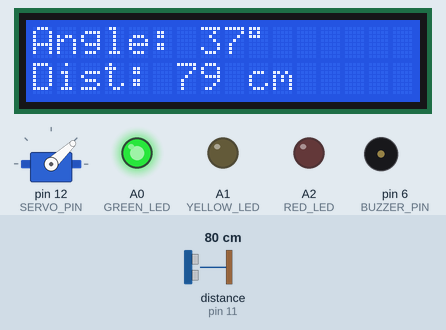
This sketch was run on a simulated Arduino Uno, built with avr-gcc and run on an emulated ATmega328P. On the bench: servo, 16×2 character LCD, output pins drawn as LEDs (lit = HIGH), buzzer (waves = sounding, pin HIGH). Wiring (inferred from the names in the program): ultrasonic range finder: trigger pin 10; echo pin 11. The inputs (shaded band) are chosen by the test bench; at power-on: distance to the obstacle (sensor on pin 11) 80 cm. The echo pulse lasts 58.3 µs per cm; pins used as bus, display or sensor lines are not drawn; what the sketch prints to the serial monitor is not drawn.

Above: at 2.2 s.
2.3 s: distance to the obstacle (sensor on pin 11) set to 250 cm
At 3.0 s:
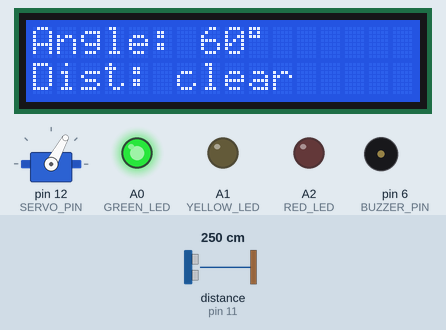
3.9 s: distance to the obstacle (sensor on pin 11) set to 2 cm
At 4.98 s:
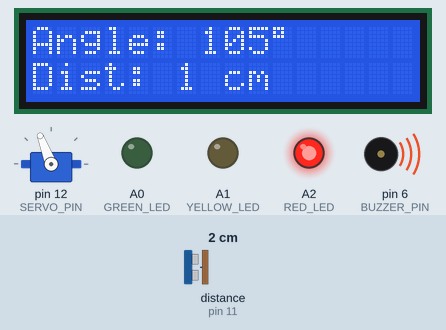
6.6 s: distance to the obstacle (sensor on pin 11) set to 18 cm
At 7.21 s:
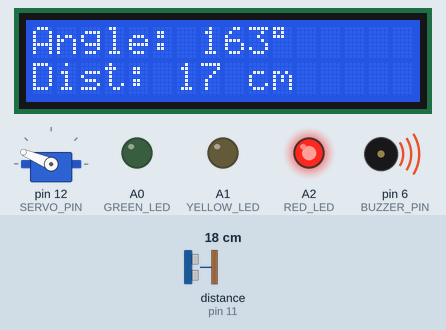
9.6 s: distance to the obstacle (sensor on pin 11) set to 60 cm
At 10.1 s:
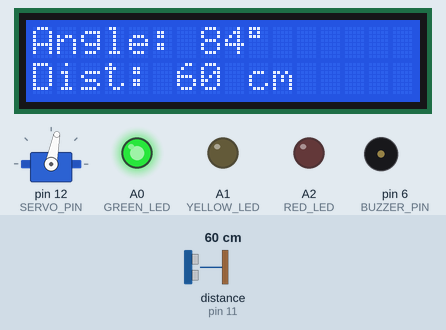
12.0 s: distance to the obstacle (sensor on pin 11) set to 4 cm
At 13.52 s:
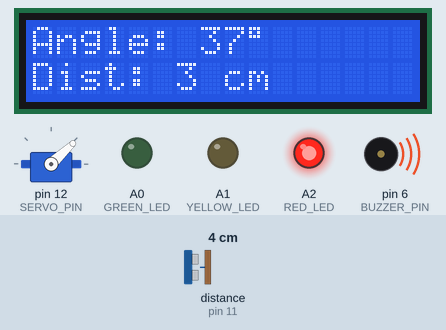
14.5 s: distance to the obstacle (sensor on pin 11) set to 120 cm
At 14.78 s:
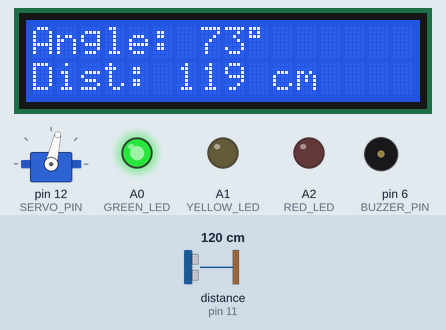
Timing chart, 0 to 26.4 s (numbered marks = the images above; inputs shaded):
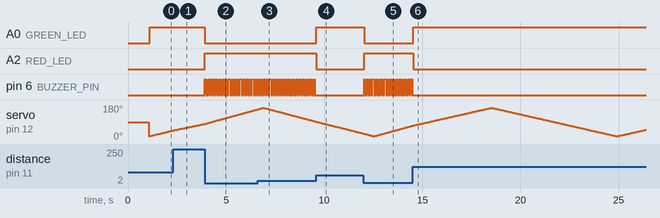

The sketch:

radar.ino
```cpp
/*
  Ultrasonic Radar - Arduino Uno R3
  Version 1 (written with help, then learned line by line)

  Parts: HC-SR04, SG90 servo, LCD1602 (+10k pot), active buzzer,
         red/yellow/green LEDs (+220 ohm resistors)

  - Servo sweeps the sensor from 15 to 165 degrees and back
  - LCD shows the current angle and distance
  - LEDs: green = clear, yellow = object 20-50 cm, red = object under 20 cm
  - Buzzer: slow beeps for yellow, fast beeps for red
  - Sends "angle,distance." over serial for a radar screen on the laptop
*/

#include <Servo.h>
#include <LiquidCrystal.h>

// ---------- Pins ----------
const int TRIG_PIN   = 10;
const int ECHO_PIN   = 11;
const int SERVO_PIN  = 12;
const int BUZZER_PIN = 6;
const int GREEN_LED  = A0;   // analogue pins work as normal digital pins too
const int YELLOW_LED = A1;
const int RED_LED    = A2;

// LCD pins: RS, E, D4, D5, D6, D7
LiquidCrystal lcd(7, 8, 5, 4, 3, 2);
Servo radarServo;

// ---------- Settings ----------
const int MIN_ANGLE  = 15;    // keep away from the servo's end stops
const int MAX_ANGLE  = 165;
const int STEP_DELAY = 30;    // ms to wait at each degree (servo settles)

const int CLOSE_CM  = 20;     // red zone
const int MEDIUM_CM = 50;     // yellow zone
const unsigned long ECHO_TIMEOUT_US = 12000;  // about 2 m max range

void setup() {
  pinMode(TRIG_PIN, OUTPUT);
  pinMode(ECHO_PIN, INPUT);
  pinMode(BUZZER_PIN, OUTPUT);
  pinMode(GREEN_LED, OUTPUT);
  pinMode(YELLOW_LED, OUTPUT);
  pinMode(RED_LED, OUTPUT);

  radarServo.attach(SERVO_PIN);
  Serial.begin(9600);

  lcd.begin(16, 2);
  lcd.print("Radar starting");
  delay(1000);
  lcd.clear();
}

void loop() {
  // Sweep left to right, then right to left
  for (int angle = MIN_ANGLE; angle <= MAX_ANGLE; angle++) {
    scanAt(angle);
  }
  for (int angle = MAX_ANGLE; angle >= MIN_ANGLE; angle--) {
    scanAt(angle);
  }
}

// Move to an angle, measure, and update every output
void scanAt(int angle) {
  radarServo.write(angle);
  delay(STEP_DELAY);

  int distance = readDistance();   // 0 means nothing detected

  updateWarnings(distance);
  updateLCD(angle, distance);

  // Format for the radar screen: angle,distance.
  Serial.print(angle);
  Serial.print(",");
  Serial.print(distance);
  Serial.print(".");
}

// Returns distance in cm, or 0 if no echo came back in range
int readDistance() {
  // Send a 10 microsecond pulse on Trig
  digitalWrite(TRIG_PIN, LOW);
  delayMicroseconds(2);
  digitalWrite(TRIG_PIN, HIGH);
  delayMicroseconds(10);
  digitalWrite(TRIG_PIN, LOW);

  // Measure how long Echo stays HIGH (the sound's round trip time)
  unsigned long duration = pulseIn(ECHO_PIN, HIGH, ECHO_TIMEOUT_US);
  if (duration == 0) {
    return 0;
  }

  // Speed of sound = 0.0343 cm/us, halved because the sound goes there and back
  return duration * 0.0343 / 2;
}

// LEDs and buzzer based on distance
void updateWarnings(int d) {
  bool close  = (d > 0 && d < CLOSE_CM);
  bool medium = (d >= CLOSE_CM && d < MEDIUM_CM);

  digitalWrite(RED_LED,    close);
  digitalWrite(YELLOW_LED, medium);
  digitalWrite(GREEN_LED,  !close && !medium);

  // Beep pattern using millis() so it never pauses the sweep
  unsigned long t = millis();
  if (close) {
    digitalWrite(BUZZER_PIN, (t % 150) < 75);    // fast beeping
  } else if (medium) {
    digitalWrite(BUZZER_PIN, (t % 500) < 75);    // slow beeping
  } else {
    digitalWrite(BUZZER_PIN, LOW);
  }
}

// Show angle and distance on the LCD
void updateLCD(int angle, int d) {
  lcd.setCursor(0, 0);
  lcd.print("Angle: ");
  lcd.print(angle);
  lcd.print((char)223);       // degree symbol on the LCD1602
  lcd.print("    ");          // clear leftover digits

  lcd.setCursor(0, 1);
  lcd.print("Dist: ");
  if (d == 0) {
    lcd.print("clear");
  } else {
    lcd.print(d);
    lcd.print(" cm");
  }
  lcd.print("    ");
}
```

Measured:
- after the input at 2.3 s, the display: first differs from a run without the input after 0.05 s (image 1 shows a later state)
- after the input at 3.9 s, A0 (GREEN_LED): HIGH → LOW at once; A2 (RED_LED): LOW → HIGH at once; pin 6 (BUZZER_PIN): alternates HIGH for 0.07 s and LOW for 0.07 s, starting at once; the display: first changes after 0.29 s (image 2 shows a later state)
- after the input at 9.6 s, A0 (GREEN_LED): LOW → HIGH at once; A2 (RED_LED): HIGH → LOW at once; pin 6 (BUZZER_PIN): stops changing and stays LOW
- after the input at 12.0 s, A0 (GREEN_LED): HIGH → LOW at once; A2 (RED_LED): LOW → HIGH at once; pin 6 (BUZZER_PIN): alternates HIGH for 0.07 s and LOW for 0.07 s, starting at once
- after the input at 14.5 s, A0 (GREEN_LED): LOW → HIGH at once; A2 (RED_LED): HIGH → LOW at once; pin 6 (BUZZER_PIN): stops changing and stays LOW
